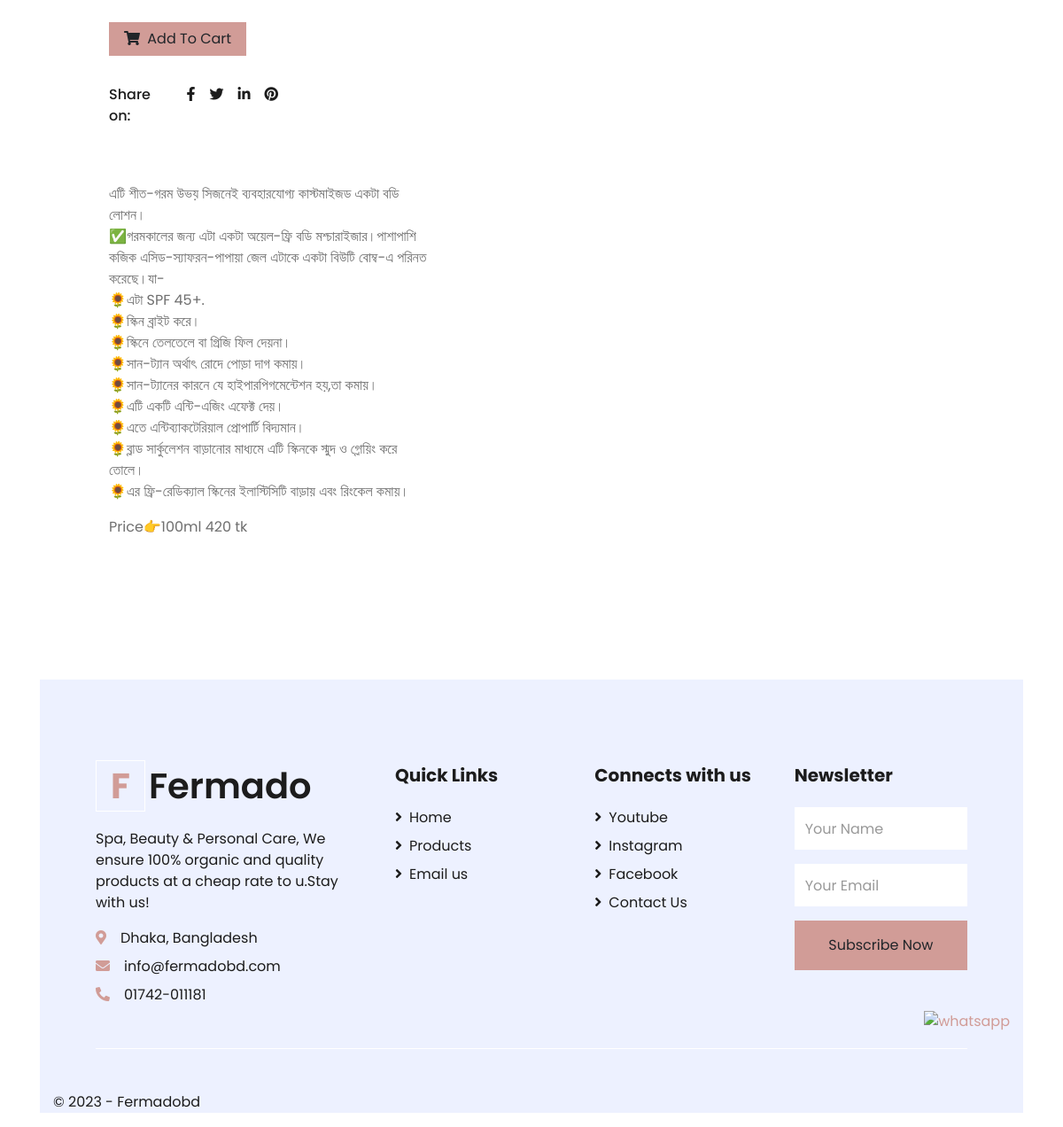
Before: /product/13/ (signed in, lower part) with the older database file.
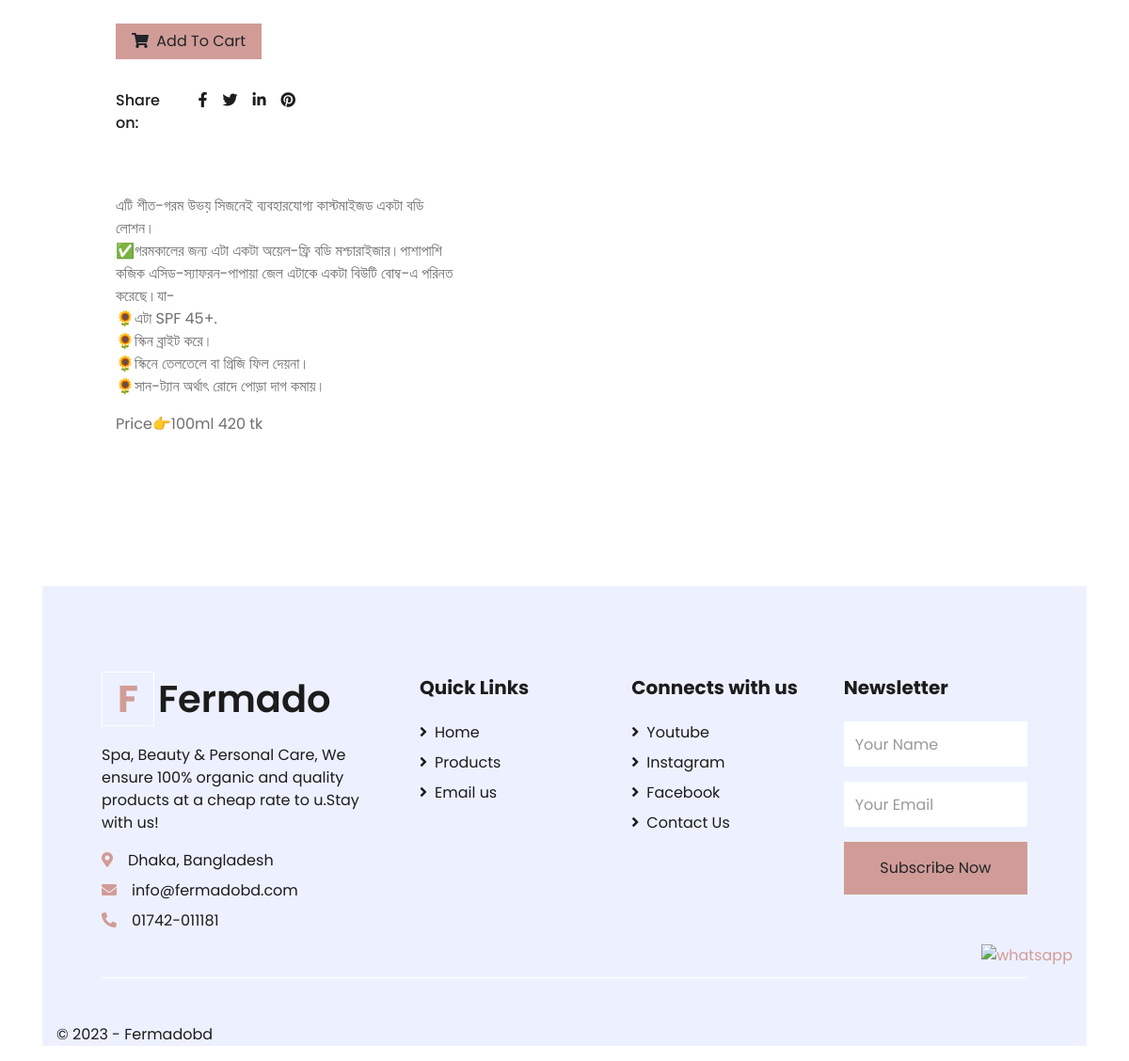
After: the same page with the newer database file.
### App_Shop/models.py (models this page shows, shortened)
class Product(models.Model):
    mainimage = models.ImageField(upload_to='Products')
    name = models.CharField(max_length=264)
    category = models.ForeignKey(Category, on_delete=models.CASCADE,related_name="category")
    preview_text = models.TextField(max_length=200, verbose_name='Preview Text')
    detail_text = models.TextField(max_length=3000, verbose_name='Description')
    price =models.FloatField()
    old_price = models.FloatField(default=0.00, null=True, blank=True)
    created = models.DateTimeField(auto_now_add=True)
    class Meta:
        ordering = ['-created',]

### App_Shop/views.py (the view)
# urls.py: path('product/<pk>/', views.ProductDetail.as_view(), name='product_detail'),
class ProductDetail(LoginRequiredMixin, DetailView):
    model = Product
    template_name = 'App_Shop/product_detail.html'

### App_Order/templatetags/cart_tag.py (called while the page is built)
@register.filter
def cart_total(user):
    order = Order.objects.filter(user=user, ordered = False)
    if order.exists():
        return order[0].orderitems.count()
    else:
        return 0

### templates/App_Shop/product_detail.html (shortened to what this page needs)
{% extends 'base.html' %}
{% block body_block %}
<div class="container ">
  <div class="container-fluid py-5">
        <div class="row px-xl-5">
            <div class="col-lg-5 pb-5">
            <div class="col-lg-7 pb-5">
                <div class="d-flex align-items-center mb-4 pt-2">
                    <a  href="{% url 'App_Order:add' pk=object.pk %}">
                      <button class="btn btn-primary px-3"><i class="fa fa-shopping-cart mr-1"></i> Add To Cart</button>
                    </a>
                </div>
                <div class="d-flex pt-2">
                    <p class="text-dark font-weight-medium mb-0 mr-2">Share on:</p>
                    <div class="d-inline-flex">
                        <a class="text-dark px-2" href="">
                            <i class="fab fa-facebook-f"></i>
                        </a>
                        <a class="text-dark px-2" href="">
                            <i class="fab fa-twitter"></i>
                        </a>
                        <a class="text-dark px-2" href="">
                            <i class="fab fa-linkedin-in"></i>
                        </a>
                        <a class="text-dark px-2" href="">
                            <i class="fab fa-pinterest"></i>
                        </a>
                    </div>
                </div>
            </div>
            <div class="container">
              <p >{{object.detail_text|linebreaks}}</p>
            </div>
        </div>
</div>
{% endblock %}

Changed rows visible on the page:
changed Product: detail_text "…রোদে পোড়া দাগ কমায়। 🌻সান-ট্যানের কারনে যে হাইপারপিগমেন্টেশন হয়,তা কমায়। 🌻এটি একটি এন্টি-এজিং এফেক্ট দেয়। 🌻এতে এন্টিব্যাকটেরিয়াল প্রোপার্টি বিদ্যমান। 🌻ব্লাড সার্কুলেশন বাড়ানোর মাধ্যমে এটি স্কিনকে স্মুদ ও গ্লোয়িং করে তোলে। 🌻এর ফ্রি-রেডিক্যাল স্কিনের ইলাস্টিসিটি বাড়ায় এবং রিংকেল কমায়। Price👉100ml 420 tk" → "…রোদে পোড়া দাগ কমায়। Price👉100ml 420 tk"
